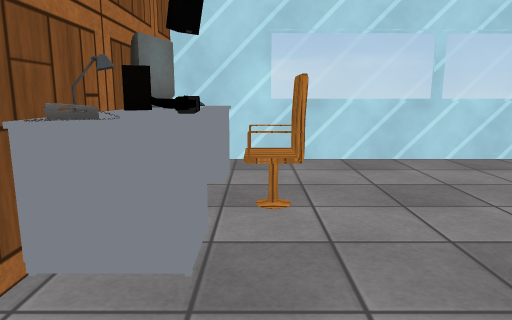
[1] (above)

12 first-person views from a walk through a scene from a Unity 3-D project. The camera is 1.2 m above the floor, tilts 10° down and sees 70° across. Doors are open. The floor is counted in squares, 0.5 m on a side. Each view is taken from the middle of a square. On the plan, view 1 faces up. The plan holds only what a view shows up to about 20 squares ahead; the rest is blank. The place goes on beyond the plan. Some surface patterns are stand-ins.

[2]
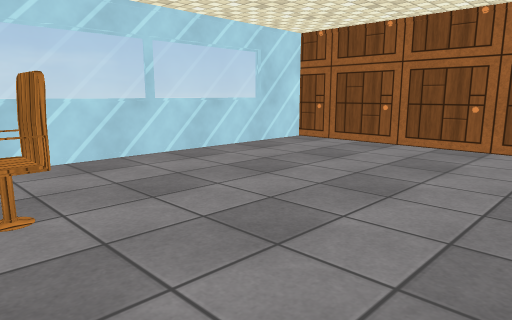

[3]
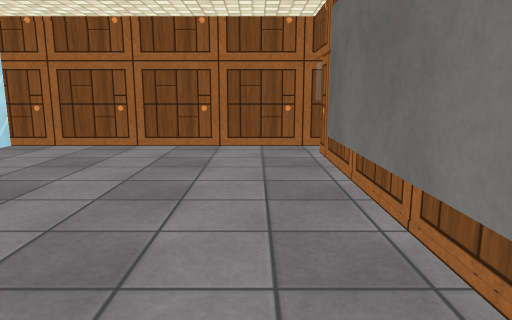

[4]
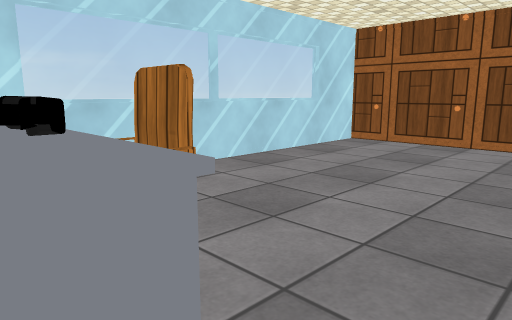

[5]
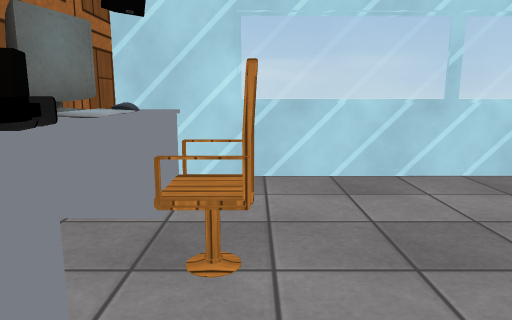

[6]
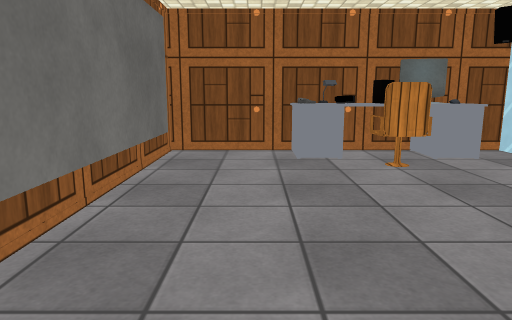

[7]
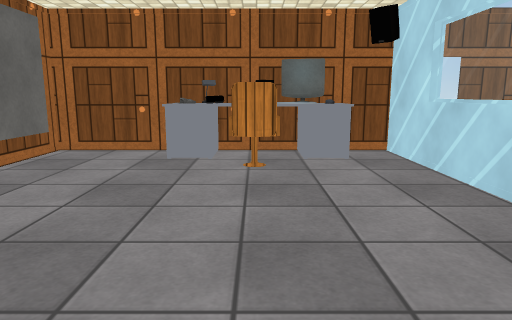

[8]
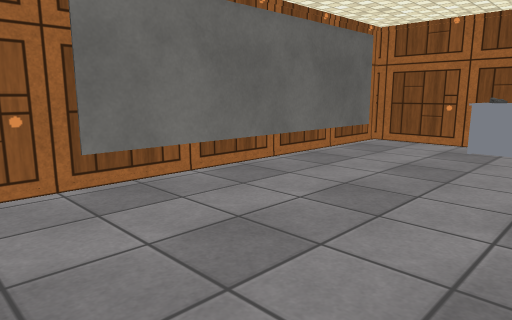

[9]
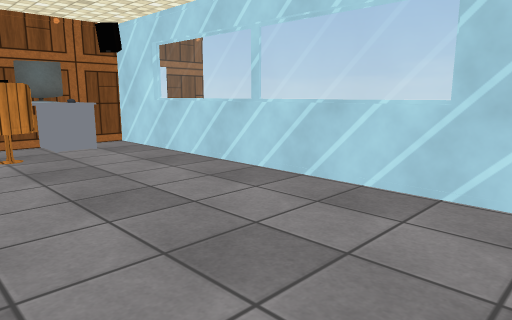

[10]
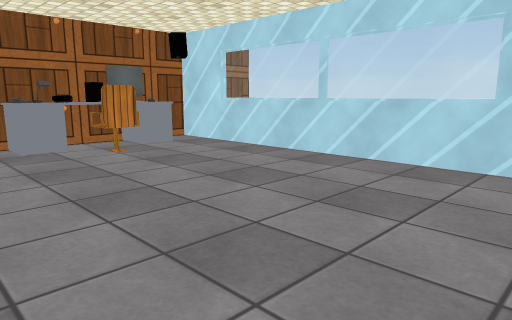

[11]
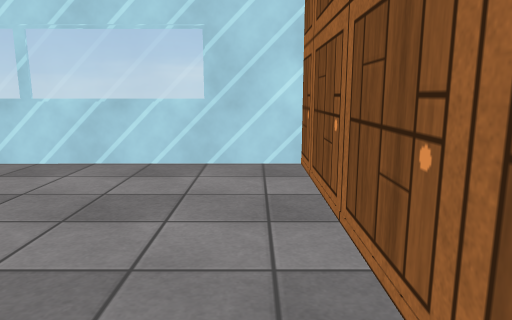

[12]
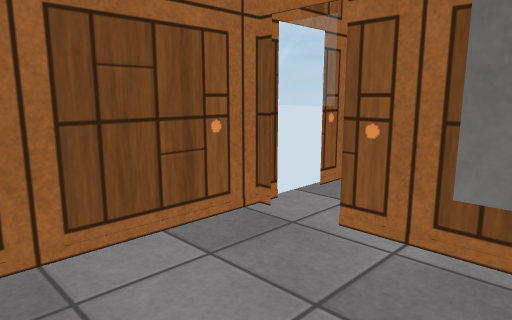

### Floor plan
Points are (right, up) in squares from view 1. A wall is a line through its corners. A room is listed if a view was taken in it or the views show most of it. See-through windows are left out.
Room 1 (views 1, 2, 3, 4, 5, 6, 7, 8, 9, 10, 11, 12)
walls: (-3.1, 4.6) (-3.1, -0.7) (14.6, -0.7); (-3.1, 7.5) (-3.1, 6.4); (13.3, 14.1) (0.5, 14.1); (16.6, -1.4) (16.6, 13.9) (-3.1, 13.8) (-3.1, 8.4)
low walls: (-0.8, 6.2) (-2.5, 6.2); (-0.8, 9.8) (-1.6, 9.8); (-2.5, 6.3) (-0.9, 6.3) (-0.9, 4.6) (-2.5, 4.6); (-0.8, 11.5) (-2.5, 11.5) (-2.5, 10.4); (-2.5, 4.7) (-0.8, 4.7); (-0.8, 11.7) (-0.9, 7.4)
ways out: open door at (15.5, -1)
objects: other object (-3, 5); other object (-3, 6); other object (-3, 8) to (-2, 8); other object (-2, 9) to (-2, 10); other object (-2, 11); other object (-1, 7); other object (0, 7) to (1, 9)

Positions as (right, up) in squares from view 1, and headings:
1: (0, 0), facing up
2: (-1, 0), facing up-right
3: (-1, 2), facing right
4: (-2, 3), facing up-right
5: (1, 3), facing up
6: (13, 3), facing left
7: (13, 8), facing left
8: (16, 9), facing down-left
9: (16, 5), facing up-left
10: (16, 1), facing up-left
11: (15, 1), facing up
12: (11, 5), facing down-right
